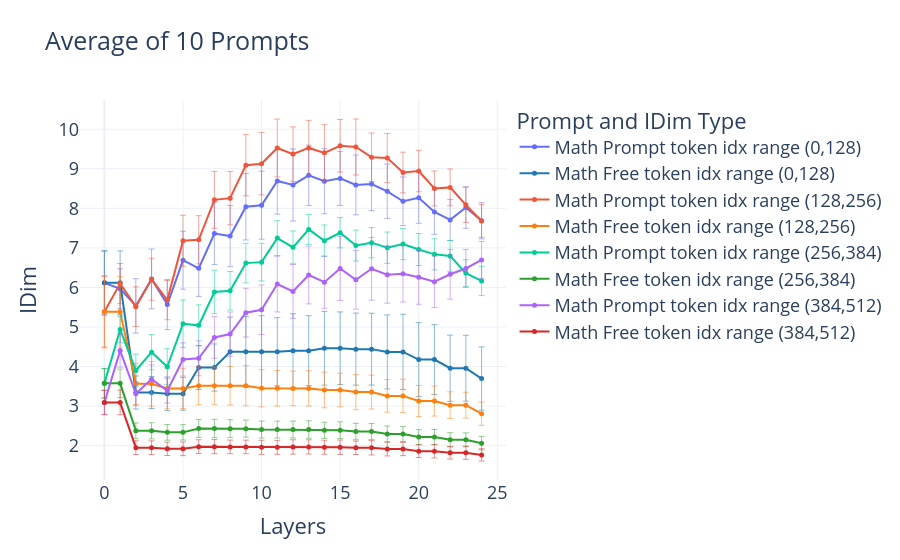

The notebook cell this image was saved under:
### Code cell
# Initialize a Plotly Figure object
fig = go.Figure()



# Example: Get the first color


# Add the main trace: the average line with error bars
for i in range(4):
    fig.add_trace(go.Scatter(
        x=labels,
        y=idim_avg_list[i],
        mode='lines+markers',  # Display both the line connecting points and markers at each point
        name=f'Math Prompt token idx range ({range_list[i][0]},{range_list[i][1]})',   # Name for the legend
        line=dict(color=colors[i], width=2), # Style the average line
        marker=dict(size=5, color=colors[i]), # Style the markers
        error_y=dict(
            type='data',       # Error bar type: 'data' means the 'array' values are the error magnitudes
            array=idim_err_list[i],   # Provide the calculated standard error values for the error bars
            visible=True,      # Make the error bars visible
            thickness=1,       # Thickness of the error bar lines
            width=3,           # Width of the e rror bar caps
            color=get_alpha_color_string(colors[i]) # Color of error bars (royalblue with some transparency)
        )
    ))

    fig.add_trace(go.Scatter(
        x=labels,
        y=idim_free_avg_list[i],
        mode='lines+markers',  # Display both the line connecting points and markers at each point
        name=f'Math Free token idx range ({range_list[i][0]},{range_list[i][1]})',   # Name for the legend
        line=dict(color=D3colors[i], width=2), # Style the average line
        marker=dict(size=5, color=D3colors[i]), # Style the markers
        error_y=dict(
            type='data',       # Error bar type: 'data' means the 'array' values are the error magnitudes
            array=idim_free_err_list[i],   # Provide the calculated standard error values for the error bars
            visible=True,      # Make the error bars visible
            thickness=1,       # Thickness of the error bar lines
            width=3,           # Width of the error bar caps
            color=get_alpha_color_string(D3colors[i]) # Color of error bars (royalblue with some transparency)
        )
    ))



# --- Optional: Add the original individual lines for context (commented out by default) ---
# Uncomment the following loop if you want to see the underlying data lines.
# for i in range(num_lines):
#     fig.add_trace(go.Scatter(
#         x=x_values,
#         y=y_data[i, :],
#         mode='lines',
#         name=f'Line {i+1}',
#         line=dict(width=0.5, color='rgba(128, 128, 128, 0.4)'), # Thin, semi-transparent grey lines
#         showlegend=False # Hide these individual lines from the main legend
#     ))

# --- 4. Customize the Plot Layout ---
fig.update_layout(font=dict(size=18)) 
fig.update_layout(
    title='Average of 10 Prompts', # Plot title
    xaxis_title='Layers',                 # X-axis label
    yaxis_title='IDim',                               # Y-axis label
    legend_title='Prompt and IDim Type',                               # Title for the legend box
    hovermode='x unified',                               # Show hover info for all traces at a given x-value
    template='plotly_white',
    showlegend=True,
)

#fig.write_image('IDIM_prompt_categories.png')
# --- 5. Show the Plot ---

# Display the figure. This will typically open it in a browser window
# or display it in the output cell of a Jupyter notebook.
fig.show()

### Figure 1 — Plotly figure (JSON) as saved in the notebook; plotly's stock layout.template omitted (floating-point values rounded to 4 significant figures)
{"data": [{"error_y": {"array": [0.7903, 0.5041, 0.6875, 0.7551, 0.6326, 0.7323, 0.7099, 0.7872, 0.7745, 0.8409, 0.8606, 0.839, 0.9114, 0.7629, 0.8229, 0.6832, 0.7557, 0.672, 0.688, 0.6151, 0.6451, 0.5664, 0.5184, 0.5244, 0.4581], "color": "rgba(99, 110, 250, 0.5)", "thickness": 1, "type": "data", "visible": true, "width": 3}, "line": {"color": "#636EFA", "width": 2}, "marker": {"color": "#636EFA", "size": 5}, "mode": "lines+markers", "name": "Math Prompt token idx range (0,128)", "type": "scatter", "y": [6.115, 5.966, 5.532, 6.215, 5.566, 6.688, 6.483, 7.363, 7.298, 8.04, 8.079, 8.691, 8.59, 8.834, 8.684, 8.756, 8.59, 8.614, 8.429, 8.177, 8.267, 7.909, 7.707, 8.019, 7.684]}, {"error_y": {"array": [0.8192, 0.8089, 0.4186, 0.405, 0.4254, 0.4154, 0.5549, 0.5968, 0.8797, 0.893, 0.911, 0.8623, 0.9333, 0.8845, 0.9329, 0.9181, 0.9115, 0.9086, 0.9364, 0.9518, 0.9349, 0.8844, 0.837, 0.8333, 0.8014], "color": "rgba(31, 119, 180, 0.5)", "thickness": 1, "type": "data", "visible": true, "width": 3}, "line": {"color": "#1F77B4", "width": 2}, "marker": {"color": "#1F77B4", "size": 5}, "mode": "lines+markers", "name": "Math Free token idx range (0,128)", "type": "scatter", "y": [6.115, 6.115, 3.343, 3.343, 3.31, 3.31, 3.974, 3.974, 4.371, 4.371, 4.373, 4.373, 4.401, 4.401, 4.462, 4.462, 4.44, 4.44, 4.369, 4.369, 4.176, 4.176, 3.957, 3.957, 3.696]}, {"error_y": {"array": [0.8915, 0.5062, 0.501, 0.5308, 0.4962, 0.646, 0.6091, 0.7196, 0.675, 0.7769, 0.7909, 0.7317, 0.689, 0.6976, 0.7124, 0.6652, 0.708, 0.6129, 0.6219, 0.5147, 0.5233, 0.4418, 0.4656, 0.4465, 0.4134], "color": "rgba(239, 85, 59, 0.5)", "thickness": 1, "type": "data", "visible": true, "width": 3}, "line": {"color": "#EF553B", "width": 2}, "marker": {"color": "#EF553B", "size": 5}, "mode": "lines+markers", "name": "Math Prompt token idx range (128,256)", "type": "scatter", "y": [5.384, 6.097, 5.514, 6.206, 5.679, 7.18, 7.205, 8.213, 8.257, 9.091, 9.128, 9.525, 9.37, 9.526, 9.401, 9.58, 9.549, 9.289, 9.27, 8.905, 8.942, 8.501, 8.529, 8.088, 7.678]}, {"error_y": {"array": [0.9161, 0.8893, 0.5185, 0.5635, 0.5143, 0.5087, 0.4796, 0.4714, 0.4881, 0.508, 0.4704, 0.4511, 0.4378, 0.4472, 0.4508, 0.4255, 0.4458, 0.4283, 0.413, 0.4235, 0.3921, 0.381, 0.336, 0.3269, 0.2946], "color": "rgba(255, 127, 14, 0.5)", "thickness": 1, "type": "data", "visible": true, "width": 3}, "line": {"color": "#FF7F0E", "width": 2}, "marker": {"color": "#FF7F0E", "size": 5}, "mode": "lines+markers", "name": "Math Free token idx range (128,256)", "type": "scatter", "y": [5.384, 5.384, 3.562, 3.562, 3.446, 3.446, 3.515, 3.515, 3.515, 3.515, 3.449, 3.449, 3.447, 3.447, 3.407, 3.407, 3.354, 3.354, 3.257, 3.257, 3.128, 3.128, 3.024, 3.024, 2.808]}, {"error_y": {"array": [0.3715, 0.3326, 0.4128, 0.4453, 0.4554, 0.6002, 0.5175, 0.5492, 0.4871, 0.5013, 0.4765, 0.4388, 0.4152, 0.3811, 0.3983, 0.3835, 0.3908, 0.3845, 0.3958, 0.3948, 0.4043, 0.3943, 0.3899, 0.3381, 0.3706], "color": "rgba(0, 204, 150, 0.5)", "thickness": 1, "type": "data", "visible": true, "width": 3}, "line": {"color": "#00CC96", "width": 2}, "marker": {"color": "#00CC96", "size": 5}, "mode": "lines+markers", "name": "Math Prompt token idx range (256,384)", "type": "scatter", "y": [3.575, 4.935, 3.901, 4.362, 3.994, 5.08, 5.042, 5.885, 5.916, 6.614, 6.639, 7.247, 7.012, 7.465, 7.181, 7.382, 7.058, 7.131, 7.004, 7.095, 6.958, 6.836, 6.797, 6.363, 6.164]}, {"error_y": {"array": [0.3737, 0.3615, 0.2003, 0.204, 0.1975, 0.1938, 0.2252, 0.2321, 0.227, 0.2168, 0.2144, 0.2135, 0.2131, 0.2209, 0.2047, 0.2117, 0.2079, 0.2042, 0.2008, 0.1909, 0.1895, 0.193, 0.1798, 0.176, 0.1716], "color": "rgba(44, 160, 44, 0.5)", "thickness": 1, "type": "data", "visible": true, "width": 3}, "line": {"color": "#2CA02C", "width": 2}, "marker": {"color": "#2CA02C", "size": 5}, "mode": "lines+markers", "name": "Math Free token idx range (256,384)", "type": "scatter", "y": [3.575, 3.575, 2.374, 2.374, 2.336, 2.336, 2.434, 2.434, 2.429, 2.429, 2.405, 2.405, 2.407, 2.407, 2.389, 2.389, 2.356, 2.356, 2.295, 2.295, 2.216, 2.216, 2.147, 2.147, 2.062]}, {"error_y": {"array": [0.3161, 0.4198, 0.2998, 0.3612, 0.3145, 0.4191, 0.4423, 0.5265, 0.5587, 0.6163, 0.6263, 0.7054, 0.6807, 0.7308, 0.6618, 0.8095, 0.743, 0.793, 0.7214, 0.7128, 0.6814, 0.6523, 0.6297, 0.4821, 0.4669], "color": "rgba(171, 99, 250, 0.5)", "thickness": 1, "type": "data", "visible": true, "width": 3}, "line": {"color": "#AB63FA", "width": 2}, "marker": {"color": "#AB63FA", "size": 5}, "mode": "lines+markers", "name": "Math Prompt token idx range (384,512)", "type": "scatter", "y": [3.092, 4.403, 3.312, 3.681, 3.389, 4.179, 4.209, 4.736, 4.82, 5.362, 5.435, 6.084, 5.898, 6.314, 6.133, 6.48, 6.193, 6.471, 6.322, 6.342, 6.255, 6.143, 6.332, 6.478, 6.695]}, {"error_y": {"array": [0.3017, 0.3124, 0.1738, 0.1745, 0.1696, 0.1738, 0.1741, 0.1791, 0.1719, 0.1712, 0.1784, 0.1764, 0.1814, 0.1799, 0.1772, 0.1815, 0.17, 0.1818, 0.1752, 0.168, 0.1617, 0.1716, 0.1589, 0.1661, 0.1543], "color": "rgba(214, 39, 40, 0.5)", "thickness": 1, "type": "data", "visible": true, "width": 3}, "line": {"color": "#D62728", "width": 2}, "marker": {"color": "#D62728", "size": 5}, "mode": "lines+markers", "name": "Math Free token idx range (384,512)", "type": "scatter", "y": [3.092, 3.092, 1.948, 1.948, 1.92, 1.92, 1.975, 1.975, 1.968, 1.968, 1.957, 1.957, 1.967, 1.967, 1.959, 1.959, 1.946, 1.946, 1.915, 1.915, 1.86, 1.86, 1.82, 1.82, 1.766]}], "layout": {"font": {"size": 18}, "hovermode": "x unified", "legend": {"title": {"text": "Prompt and IDim Type"}}, "showlegend": true, "title": {"text": "Average of 10 Prompts"}, "xaxis": {"title": {"text": "Layers"}}, "yaxis": {"title": {"text": "IDim"}}}}
